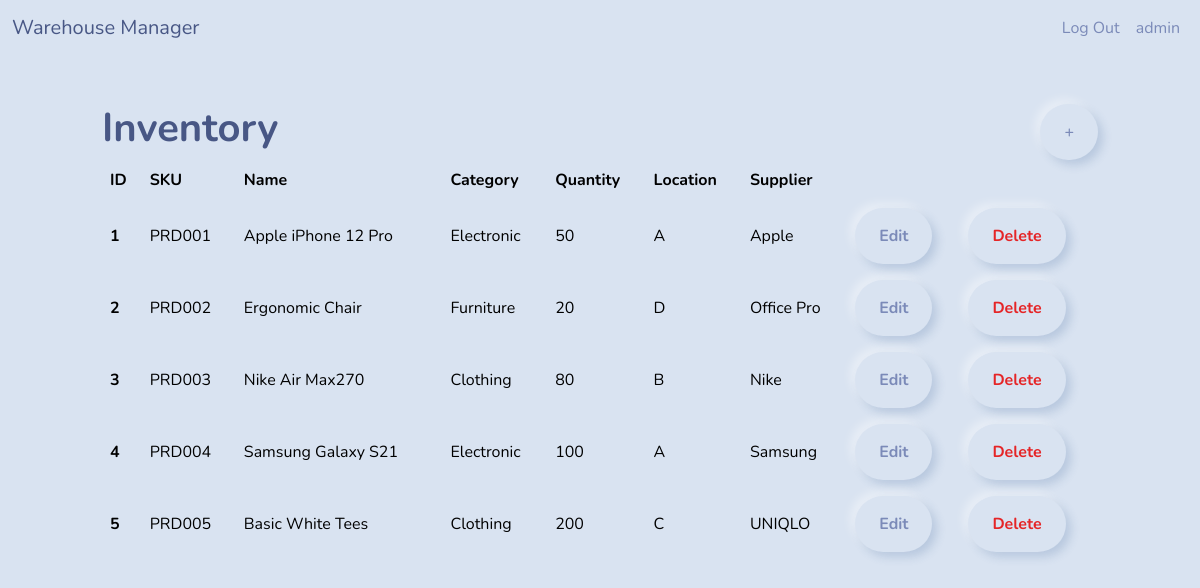
/api/inventory/ (signed in), run on an earlier commit of the app's database.
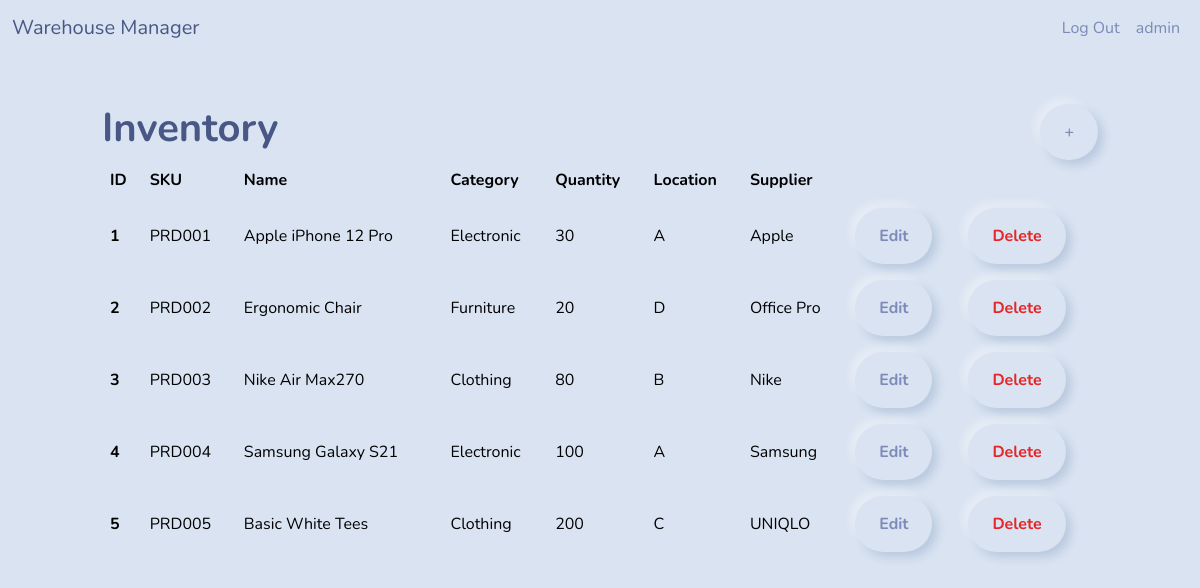
And on a later commit of the database.
### warehouse/models.py (models this page shows, shortened)
class Inventory(models.Model):
    CATEGORY_CHOICES = [
        ('Electronic', 'Electronic'),
        ('Furniture', 'Furniture'),
        ('Clothing', 'Clothing'),
    ]
    STORAGE_CHOICES = [
        ('A', 'Storage A'),
        ('B', 'Storage B'),
        ('C', 'Storage C'),
        ('D', 'Storage D'),
    ]
    product_sku = models.CharField(max_length=100, unique=True, editable=False)  # Set editable=False
    name = models.CharField(max_length=255)
    category = models.CharField(max_length=50, choices=CATEGORY_CHOICES, default='Electronic')
    quantity = models.IntegerField()
    location = models.CharField(max_length=1, choices=STORAGE_CHOICES, default='A')
    supplier = models.CharField(max_length=255, blank=True)
    class Meta:
        verbose_name_plural = 'inventories'

### warehouse/views.py (the view)
# urls.py: path('inventory/', InventoryListView.as_view(), name='inventory-list'),
class InventoryListView(LoginRequiredMixin, ListView):
    model = Inventory
    template_name = 'inventory_list.html'
    context_object_name = 'inventories'
    permission_classes = [IsAuthenticated, IsManager]

### warehouse/templates/Inventory_list.html (shortened to what this page needs)
{% extends 'base.html' %}
{% block content %}
    <div class="row">
        <div class="col-md-10 col-10 mx-auto mt-5">
            <div class="d-flex justify-content-between align-items-center">
                <h1 class="fw-bold">Inventory</h1>
                <a href="{% url 'inventory-add' %}" class="btn">+</a>
            </div>
            <table class="table table-hover">
                <thead>
                    <tr>
                        <th scope="col">ID</th>
                        <th scope="col">SKU</th>
                        <th scope="col">Name</th>
                        <th scope="col">Category</th>
                        <th scope="col">Quantity</th>
                        <th scope="col">Location</th>
                        <th scope="col">Supplier</th>
                        <th scope="col"></th>
                        <th scope="col"></th>
                    </tr>
                </thead>
                <tbody>
                {% for inventory in inventories %}
                    <tr>
                        <th class="align-middle" scope="row">{{ inventory.id }}</th>
                        <td class="align-middle">{{ inventory.product_sku }}</td>
                        <td class="align-middle">{{ inventory.name }}</td>
                        <td class="align-middle">{{ inventory.category }}</td>
                        <td class="align-middle">{{ inventory.quantity }}</td>
                        <td class="align-middle">{{ inventory.location }}</td>
                        <td class="align-middle">{{ inventory.supplier }}</td>
                        <td class="align-middle"><a href="{% url 'inventory-edit' inventory.id %}" class="btn fw-bold">Edit</a></td>
                        <td class="align-middle"><a href="{% url 'inventory-delete' inventory.id %}" class="btn text-danger fw-bold">Delete</a></td>
                    </tr>
                {% endfor %}
                </tbody>
            </table>
        </div>
    </div>
{% endblock content %}

What changed in the data, as far as the page shows it:
changed Inventory "PRD001": quantity "50" → "30"
